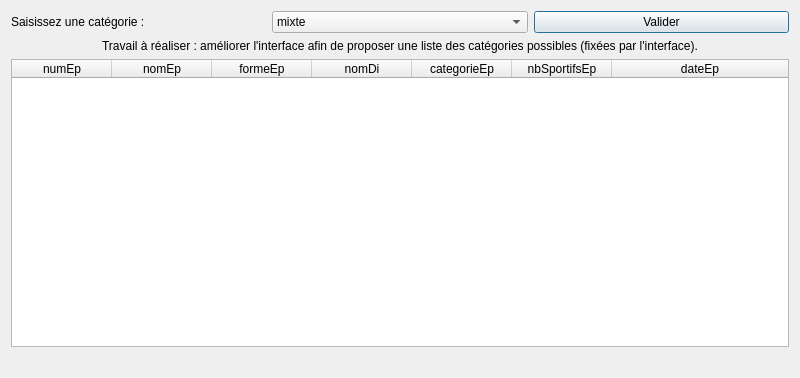
<?xml version="1.0" encoding="UTF-8"?>
<ui version="4.0">
 <class>fct_comp_1</class>
 <widget class="QDialog" name="fct_comp_1">
  <property name="geometry">
   <rect>
    <x>0</x>
    <y>0</y>
    <width>800</width>
    <height>378</height>
   </rect>
  </property>
  <property name="windowTitle">
   <string>Liste des épreuves d'une catégorie (version 1, catégories fixées par l'interface)</string>
  </property>
  <layout class="QGridLayout" name="gridLayout">
   <item row="0" column="0">
    <layout class="QHBoxLayout" name="horizontalLayout">
     <item>
      <widget class="QLabel" name="labelEdit_fct_comp_1">
       <property name="text">
        <string>Saisissez une catégorie :</string>
       </property>
      </widget>
     </item>
     <item>
      <widget class="QComboBox" name="comboBox_fct_comp_1">
       <item>
        <property name="text">
         <string>mixte</string>
        </property>
       </item>
       <item>
        <property name="text">
         <string>feminin</string>
        </property>
       </item>
       <item>
        <property name="text">
         <string>masculin</string>
        </property>
       </item>
      </widget>
     </item>
     <item>
      <widget class="QPushButton" name="valider_fct_comp_1">
       <property name="text">
        <string>Valider</string>
       </property>
      </widget>
     </item>
    </layout>
   </item>
   <item row="1" column="0">
    <widget class="QLabel" name="labelAFaire_fct_comp_1">
     <property name="text">
      <string>Travail à réaliser : améliorer l'interface afin de proposer une liste des catégories possibles (fixées par l'interface).</string>
     </property>
     <property name="alignment">
      <set>Qt::AlignCenter</set>
     </property>
     <property name="wordWrap">
      <bool>true</bool>
     </property>
    </widget>
   </item>
   <item row="2" column="0">
    <widget class="QTableWidget" name="table_fct_comp_1">
     <attribute name="horizontalHeaderMinimumSectionSize">
      <number>50</number>
     </attribute>
     <attribute name="horizontalHeaderStretchLastSection">
      <bool>true</bool>
     </attribute>
     <attribute name="verticalHeaderVisible">
      <bool>false</bool>
     </attribute>
     <column>
      <property name="text">
       <string>numEp</string>
      </property>
     </column>
     <column>
      <property name="text">
       <string>nomEp</string>
      </property>
     </column>
     <column>
      <property name="text">
       <string>formeEp</string>
      </property>
     </column>
     <column>
      <property name="text">
       <string>nomDi</string>
      </property>
     </column>
     <column>
      <property name="text">
       <string>categorieEp</string>
      </property>
     </column>
     <column>
      <property name="text">
       <string>nbSportifsEp</string>
      </property>
     </column>
     <column>
      <property name="text">
       <string>dateEp</string>
      </property>
     </column>
    </widget>
   </item>
   <item row="3" column="0">
    <widget class="QLabel" name="label_fct_comp_1">
     <property name="text">
      <string/>
     </property>
     <property name="alignment">
      <set>Qt::AlignCenter</set>
     </property>
    </widget>
   </item>
  </layout>
 </widget>
 <resources/>
 <connections>
  <connection>
   <sender>valider_fct_comp_1</sender>
   <signal>clicked()</signal>
   <receiver>fct_comp_1</receiver>
   <slot>refreshResult()</slot>
   <hints>
    <hint type="sourcelabel">
     <x>364</x>
     <y>52</y>
    </hint>
    <hint type="destinationlabel">
     <x>444</x>
     <y>81</y>
    </hint>
   </hints>
  </connection>
 </connections>
 <slots>
  <slot>refreshResult()</slot>
 </slots>
</ui>
